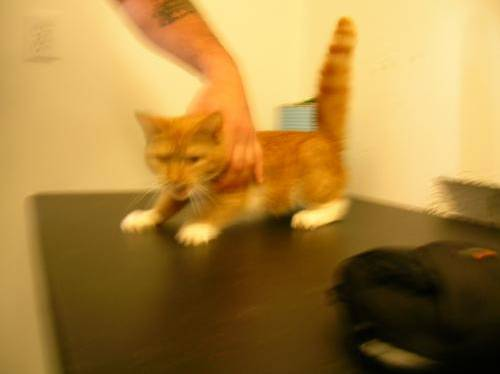
#> input picture Cat-vs-Dog-identificaton-using-CNN-main/own_dataset/cat/cat.0.jpg, 500 x 374 px, found by its file name; its folder holds only this picture in this run
$ jupyter execute --allow-errors 'cnn practice(cat dog data)part1.ipynb'
#> lines starting #> are read from the running program, lines starting #| are printed output that depends on the picture
[cell 1]
import numpy as np
import cv2
import os
import random
import matplotlib.pyplot as plt
import pickle

[cell 2]
#data preprocessing

[cell 3]
DIRECTORY=r"C:\Users\ADMIN\Desktop\IMAGE CLASSIFICATION USING CNN KERAS\CAT\Cat-vs-Dog-identificaton-using-CNN-main\own_dataset"
CATAGORIES=['cat','dog']

[cell 4]
IMG_SIZE=100
data= []
for catagories in CATAGORIES:
    folder=os.path.join(DIRECTORY,catagories)
    label= CATAGORIES.index(catagories)

    for img in os.listdir(folder):
        img_path=os.path.join(folder,img)
        img_arr=cv2.imread(img_path) #read image in the form of an array
#> img_arr is the input picture: shape (374, 500, 3); mean B, G, R 61.9, 129.8, 167.7
        img_arr=cv2.resize(img_arr,(IMG_SIZE,IMG_SIZE))
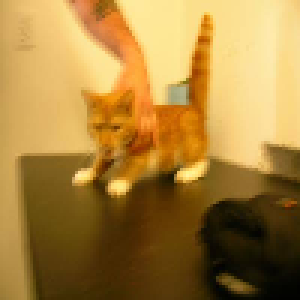
#> img_arr: shape (100, 100, 3) (shown 3 times larger); mean B, G, R 61.8, 129.7, 167.6
        plt.imshow( img_arr)
        data.append([img_arr,label])
#> pass 2 of the loop `for catagories in CATAGORIES:`:
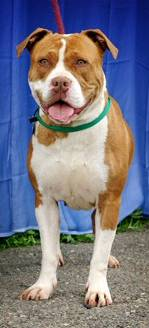
#> input picture Cat-vs-Dog-identificaton-using-CNN-main/own_dataset/dog/dog.7294.jpg, 149 x 328 px, found by its file name
#> img_arr is the input picture: shape (328, 149, 3); mean B, G, R 132, 117.7, 118.2
#> `img_arr=cv2.resize(img_arr,(IMG_SIZE,IMG_SIZE))`:
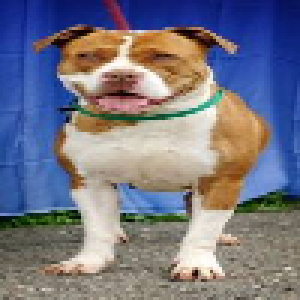
#> img_arr: shape (100, 100, 3) (shown 3 times larger); mean B, G, R 131.9, 117.6, 118.1
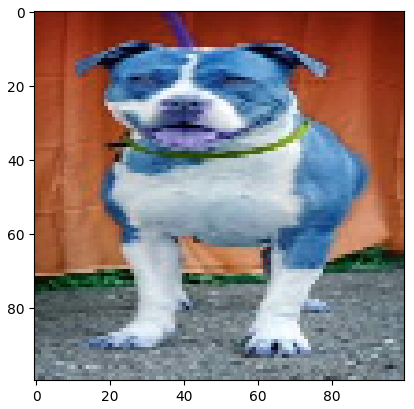
#> figure drawn by matplotlib, 1 panel; B, G, R data is drawn as R, G, B

[cell 5]
len(data)
#> Out = 2

[cell 6]
random.shuffle(data)

#> (a cell that did not finish here is left out)

[cell 8]
X=[]
Y=[]

for features,lebels in data:
    X.append(features)
    Y.append(lebels)
#> this loop made 2 passes
#> lebels on passes 1 to 2: 0, 1
#> after the loop, X = 2 items; Y = [0, 1]

[cell 9]
X=np.array(X)
Y=np.array(Y)

[cell 10]
len(Y)
len(X)
#> Out = 2
